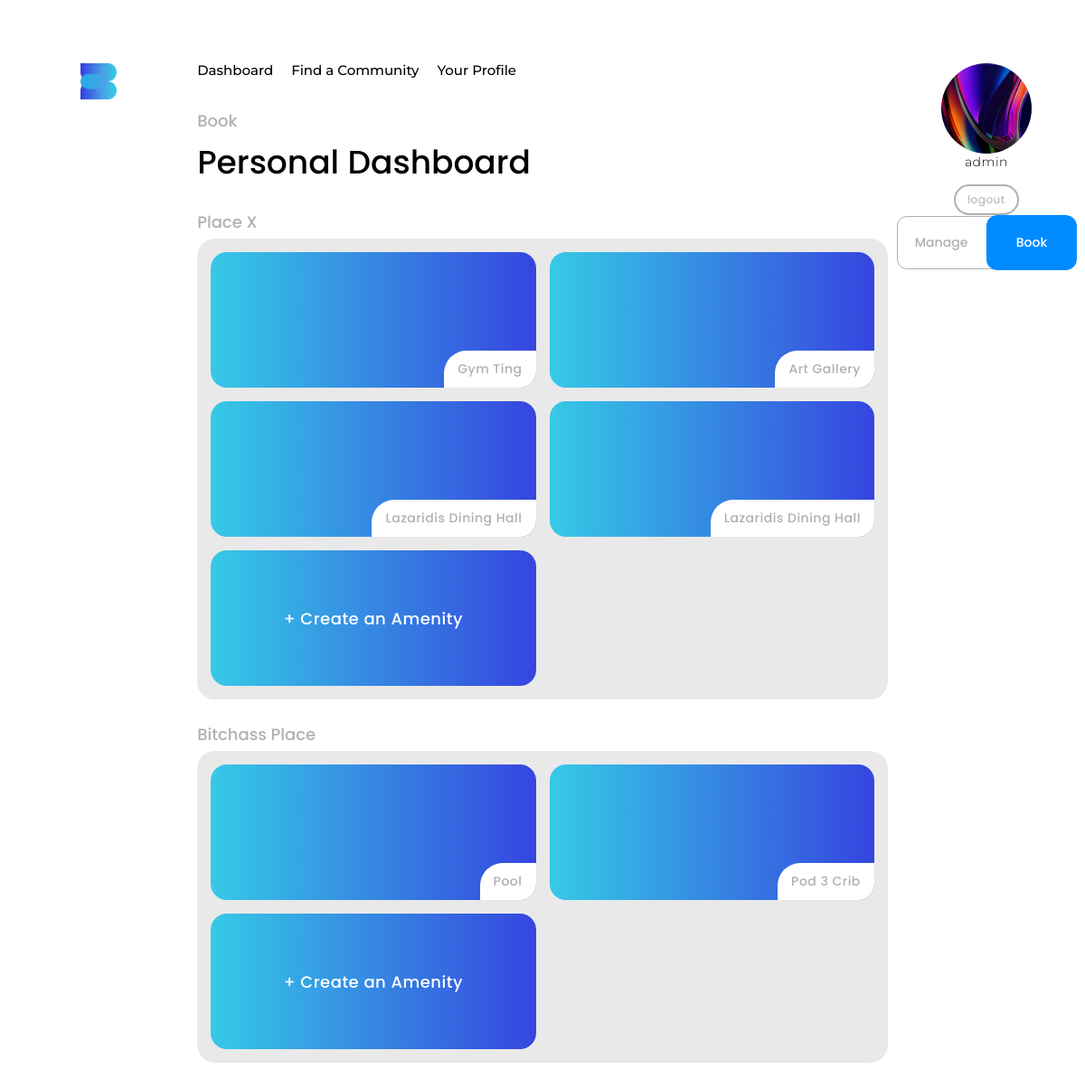
The page /member/ (signed in) on the database its author committed.
### siteApp/models.py (models this page shows, shortened)
class Place(models.Model):
    name = models.CharField(max_length=200, blank=False, unique=True)
    email = models.CharField(max_length=200, blank=True, null=True)
    phone_number = PhoneNumberField(null=True, blank=True, unique=False)
    address = models.ForeignKey(
        "siteApp.Address", null=True, blank=True, on_delete=models.DO_NOTHING)
    capacity = models.IntegerField(null=True, blank=True)
    description = models.TextField(max_length=500, blank=True)
    image = models.ImageField(upload_to='images', null=True, blank=True)
    date_created = models.DateTimeField(auto_now_add=True)
    class Meta:
        ordering = ('date_created',)
    def __str__(self):
        return "{}".format(self.name)

class Amenity(models.Model):
    name = models.CharField(max_length=200, blank=False)
    place = models.ForeignKey(
        "siteApp.Place", blank=False, on_delete=models.CASCADE)
    subtitle = models.CharField(max_length=200, blank=True)
    description = models.CharField(max_length=200, blank=True)
    date_created = models.DateTimeField(auto_now_add=True)
    timeslots = models.JSONField(blank=True, null=True)
    image = models.ImageField(upload_to='images', null=True, blank=True)
    class Meta:
        ordering = ('date_created',)
    def __str__(self):
        return "{} | {}".format(self.name, self.place)

class Profile(models.Model):
    user = models.OneToOneField(
        settings.AUTH_USER_MODEL, null=False, on_delete=models.CASCADE, related_name="profile")
    phone_number = PhoneNumberField(null=True, blank=True, unique=True)
    bio = models.TextField(max_length=200, blank=True)
    image = models.ImageField(upload_to=user_upload_directory_path, null=True, blank=True)
    date_created = models.DateTimeField(auto_now_add=True)
    class Meta:
        ordering = ('date_created',)

### accountsApp/models.py (models this page shows, shortened)
class CustomUser(AbstractUser):
    email = models.EmailField(verbose_name='Email',
                              unique=True, null=False, blank=False)
    username = models.CharField(max_length=20, blank=False, unique=True)
    alias = models.CharField(max_length=40)
    first_name = models.CharField(max_length=30, null=False, blank=False)
    last_name = models.CharField(max_length=30, null=False, blank=False)
    date_created = models.DateTimeField(auto_now_add=True)
    USERNAME_FIELD = 'email'
    REQUIRED_FIELDS = ['username', 'first_name', 'last_name']
    objects = CustomUserManager()

### memberApp/views.py (the view)
# urls.py: path('', views.dashboard_view, name="member-dashboard"),
def dashboard_view(request):
    page_title = "Personal Dashboard"
    page_subtitle = "Book"
    places, amenity_groupings = getUsersPlacesAndAmenities(request)
    context = {
        'page_title': page_title,
        'page_subtitle':page_subtitle,
        'amenity_groupings': amenity_groupings,
    }
    template_name = 'memberApp/dashboard.html'
    return render(request, template_name, context)

### siteApp/querytools.py (called while the page is built)
def getUsersPlacesAndAmenities(request, number_of_amenities_each = None):
    place_relationships = PlaceProfileRelationship.objects.filter(
        profile=request.user.profile, profile_type__in=['0', '1', '2', '3', '4'])
    places = [i.place for i in place_relationships]
    place_amenity_groupings = {}
    for place in places:
        print(place)
        amenities = place.amenity_set.all() if not number_of_amenities_each else place.amenity_set.all()[:number_of_amenities_each]
        print(amenities)
        place_amenity_groupings[place] = amenities if amenities.count() > 0 else None
    return places, place_amenity_groupings

### templates/memberApp/dashboard.html
{% extends 'base.html' %}
{% load static %}
{% block pageheader %}
<div class="header2 color-shade-grey">{{page_subtitle}}</div>
<div class="header1">{{page_title}}</div>
{% endblock pageheader %}
{% block content %}
{% if amenity_groupings %}
    {% for place, amenities in amenity_groupings.items %}
        {% include 'components/card.html' with name="container-card style2" place=place amenities=amenities%}
    {% endfor %}
{% else %}
    <div class="header2">You have no places or amenities yet!</div>
{% endif %}
{% endblock content %}

### templates/base.html (shortened to what this page needs)
{% load static %}
<!DOCTYPE html>
<html lang="en">
<head>
    <link rel="stylesheet" type="text/css" href="{% static 'css/main.css' %}">
    <link rel="stylesheet" type="text/css" href="{% static 'css/components.css' %}">
</head>
<body>
    <div class="platform-base">
        <div class="side-container" id="side-container--left">
            {% block sidecontainer-left %}
                <img src="{% static 'images/Bloom Logo-Transparent-Darker-Blue.png'%}" style="width: 40px; margin-bottom: 20px;" alt="">
            {% endblock sidecontainer-left %}
        </div>
        <div class="main-container">
            {% include 'components/navbar.html' %}
            <div class="main-container__header">
                {% block pageheader %}
                {% endblock pageheader %}
            </div>
            <div class="main-container__grid-container">
                {% block content %}
                {% endblock content %}
            </div>
        </div>
        <div class="side-container" id="side-container--right">
            {% block sidecontainer-right %}
                <img {% if request.user.profile.image %} src="{{ request.user.profile.image.url }}"{% endif %} alt="" style="height: 100px; width: 100px; border-radius: 50%;">
                {% if request.path != "/login" %}
                    <div class="body1">
                        {{request.user.first_name}}
                    </div>
                {% endif %}
                {% include 'components/button-logout.html' with link='logout' text='logout' %}
                {% include 'components/button.html' with name='button site-toggle' state=0 %}
            {% endblock sidecontainer-right %}
        </div>
    </div>
</body>
</html>

### templates/components/card.html (shortened to what this page needs)
{% load static %}
{% if name == 'container-card style1' %}
<div class="container-card style1" id="place-{{place.id}}">
    <div class="header2 ">{{place.name}}</div>
    <div class="rectangle">
        <div>
            {% include 'components/card.html' with name="place-card" place=place %}
        </div>
        <div>
            {% include 'components/card.html' with name="info-card" title="Email" value=place.email %}
            {% include 'components/card.html' with name="info-card" title="Phone Number" value=place.phone_number %}
            {% include 'components/card.html' with name="info-card" title="Address" value=place.address %}
            {% include 'components/card.html' with name="info-card" title="Description" value=place.description %}
        </div>
        <div class="header2">Quick Access</div>
        <div>
            <div class="quick-look">
                {% for amenity in amenities %}
                    {% include 'components/card.html' with name="amenity-card" %}
                {% endfor %}
                {% include 'components/button.html' with name="button style4" text="+ Create an Amenity"%}
                {% comment %} {% include 'components/card.html' with name="amenity-card" %} {% endcomment %}
            </div>
        </div>
    </div>
</div>
{% elif name == 'container-card style2' %}
<div class="container-card style2" id="place-{{place.id}}">
    <div class="header2 color-shade-grey">{{place.name}}</div>
    <div class="rectangle body1">
        {% for amenity in amenities %}
            {% include 'components/card.html' with name="amenity-card" amenity=amenity %}
        {% endfor %}
        {% include 'components/button.html' with name="button style4" text="+ Create an Amenity"%}
    </div>
</div>
{% elif name == 'container-card style3' %}
<div class="container-card style3" id="place-{{place.id}}">
        {% for place in places %}
            {% include 'components/card.html' with name="place-card" place=place %}
        {% endfor %}
</div>
{% elif name == 'info-card' %}
<div class="info-card">
    <div class="header3">{{title}}</div>
    <div class="header3 color-shade-grey">{{value}}</div>
</div>
{% elif name == 'amenity-card' %}
<div class="amenity-card" id="amenity-{{amenity.id}}"
    {% if "manage" in request.path %}
    onclick="window.location='{% url "manage-amenity" amenity.id %}';"
    {% elif "member" in request.path %}
    onclick="window.location='{% url "member-amenity" amenity.id %}';"
    {% endif %}>
    <div class="info">
        <div class="header3">{{amenity.name}}</div>
    </div>
</div>
{% else %}
<div class="card">
    <div class="header2 color-shade-grey">Place Name</div>
    <div class="rectangle body1">sdfsfaf</div>
</div>
{% endif %}

### templates/components/button.html
{% load static %}
{% if name == 'button style1' %}
<div class="button style1">
    <div class="button_text">{{text}}</div>
</div>
{% elif name == 'button style2' %}
<div class="button style2" onclick="window.location='{{url}}';">
    <div class="button_text">{{text}}</div>
</div>
{% elif name == 'button style3' %}
<div class="button style3" onclick="window.location='{{url}}';">
    <div class="button_text">{{text}}</div>
</div>
{% elif name == 'button style4' %}
<div class="button style4" onclick="window.location='{{url}}';">
    <div class="overlay">
        <div class="header2">{{text}}</div>
    </div>
</div>
{% elif name == 'button style5' %}
<button class="button style5">
    <div class="header3">{{text}}</div>
</button>
{% elif name == 'button style6' %}
<button class="button style6">
    <div class="header3">{{text}}</div>
</button>
{% elif name == 'button site-toggle' %}
<div class="button site-toggle">
    <div class="half left {% if "manage" in request.path %} toggled {% endif %}" onclick="window.location='{% url "manage-dashboard" %}';">
        <div class="header3">Manage</div>
    </div>
    <div class="half right {% if "member" in request.path %} toggled {% endif %}" onclick="window.location='{% url "member-dashboard" %}';">
        <div class="header3">Book</div>
    </div>
</div>
{% else %}
<div class="button">
    <div class="button_text">{{text}}</div>
</div>
{% endif %}

### static/css/main.css (style rules this page uses)
* { -webkit-box-sizing: border-box; box-sizing: border-box; }
body { margin: 0; padding: 0; }
.platform-base { width: 100%; height: -webkit-fit-content; height: -moz-fit-content; height: fit-content; min-height: 100vh; display: -webkit-box; display: -ms-flexbox; display: flex; -webkit-box-pack: center; -ms-flex-pack: center; justify-content: center; -webkit-box-align: start; -ms-flex-align: start; align-items: flex-start; }
.side-container { -webkit-box-flex: 2; -ms-flex: 2; flex: 2; height: 100vh; display: -webkit-box; display: -ms-flexbox; display: flex; -webkit-box-orient: vertical; -webkit-box-direction: normal; -ms-flex-direction: column; flex-direction: column; -webkit-box-pack: start; -ms-flex-pack: start; justify-content: flex-start; -webkit-box-align: center; -ms-flex-align: center; align-items: center; padding-top: 70px; }
.side-container > div { margin-bottom: 10px; }
.main-container { z-index: 1; -webkit-box-flex: 7; -ms-flex: 7; flex: 7; height: -webkit-fit-content; height: -moz-fit-content; height: fit-content; min-height: 200vh; padding-top: 70px; display: -webkit-box; display: -ms-flexbox; display: flex; -webkit-box-orient: vertical; -webkit-box-direction: normal; -ms-flex-direction: column; flex-direction: column; -webkit-box-align: start; -ms-flex-align: start; align-items: flex-start; }
.main-container__header { width: 100%; padding: 30px 0 10px 0; }
.main-container__grid-container { height: 100%; min-height: 70vh; width: 100%; }

### rows shown on the page
Place: name "Place X", text "+ Create an Amenity"
Amenity: name "Gym Ting"
Amenity: name "Art Gallery"
Amenity: name "Lazaridis Dining Hall"
Amenity: name "Lazaridis Dining Hall"
Place: name "Bitchass Place", text "+ Create an Amenity"
Amenity: name "Pool"
Amenity: name "Pod 3 Crib"
CustomUser: image (picture), user.first_name "admin"

### other values the page prints
{{ page_subtitle }} "Book"
{{ page_title }} "Personal Dashboard"
{{ text }} "logout"
